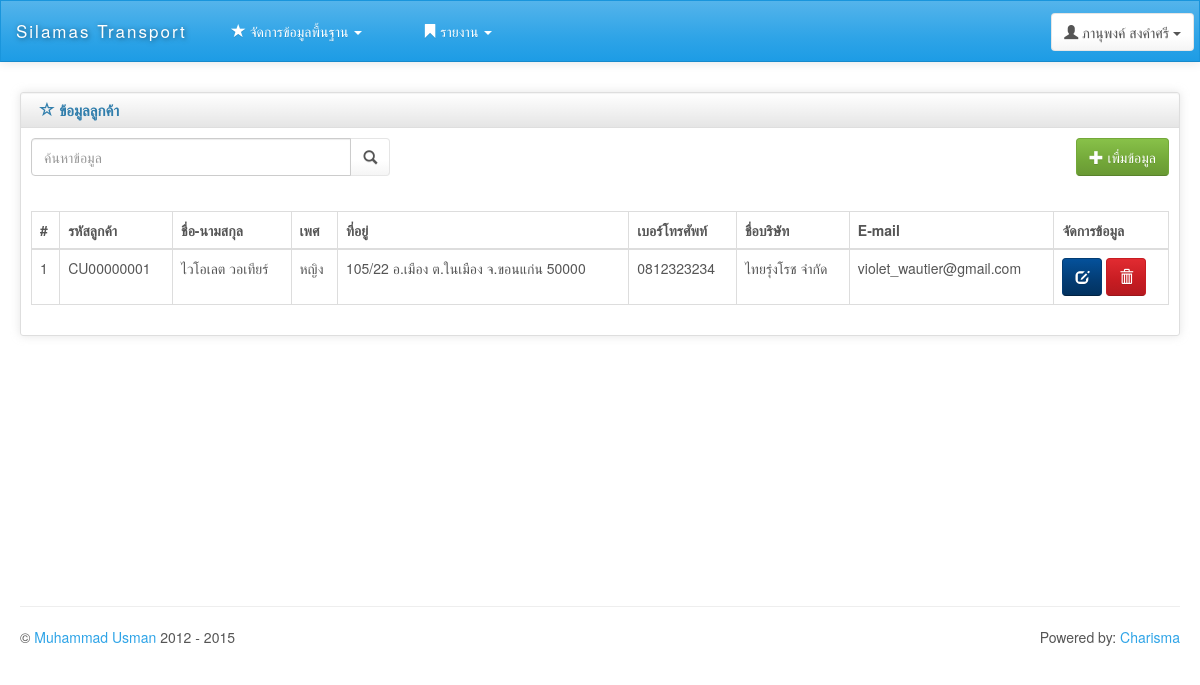
The app's page /customer_list.php (signed in) with its own data.
### tables this page shows
CREATE TABLE `employee` (
  `Emp_id` char(10) NOT NULL,
  `Emp_card` varchar(13) DEFAULT NULL,
  `Emp_name` varchar(20) DEFAULT NULL,
  `Emp_sex` int(1) DEFAULT NULL,
  `Emp_tel` varchar(10) DEFAULT NULL,
  `Emp_pos` int(1) DEFAULT NULL,
  `Emp_user` varchar(20) DEFAULT NULL,
  `Emp_pass` varchar(10) DEFAULT NULL,
  `Car_id` varchar(10) DEFAULT NULL,
  PRIMARY KEY (`Emp_id`)
);

CREATE TABLE `customer` (
  `Cus_id` varchar(10) NOT NULL,
  `Cus_name` varchar(30) DEFAULT NULL,
  `Cus_add` text,
  `Cus_tel` varchar(10) DEFAULT NULL,
  `Cus_company` text,
  `Cus_sex` int(1) DEFAULT NULL,
  `Cus_mail` text,
  PRIMARY KEY (`Cus_id`)
);

### customer_list.php (the view)
<?php include "head.php"; ?>
<div class="row">
    <div class="box col-md-12">
        <div class="box-inner">
            <div class="box-header well" data-original-title="">
                <h2><i class="glyphicon glyphicon-star-empty"></i> ข้อมูลลูกค้า</h2>
            </div>
            <div class="box-content">
                <div class="row">
                    <div class="col-md-4">
                        <form name="frmSearch" method="GET">
                            <div class="form-group input-group">
                                <input type="search" name="search" class="form-control" placeholder="ค้นหาข้อมูล">
                                <span class="input-group-btn">
                                    <button class="btn btn-default" type="submit"><span class="glyphicon glyphicon-search"></span></button>
                                </span>
                            </div>
                        </form>
                    </div>
                    <div class="col-md-8">
                        <div class="pull-right">
                            <a class="btn btn-success" href="customer_view.php">
                                <i class="glyphicon glyphicon-plus "></i> เพื่มข้อมูล
                            </a>
                        </div>
                    </div>
                </div><br>
                <div class="row">
                    <div class="col-md-12">
                        <table class="table table-bordered">
                            <thead>
                                <tr>
                                    <th>#</th>
                                    <th>รหัสลูกค้า</th>
                                    <th>ชื่อ-นามสกุล</th>
                                    <th>เพศ</th>
                                    <th>ที่อยู่</th>
                                    <th>เบอร์โทรศัพท์</th>
                                    <th>ชื่อบริษัท</th>
                                    <th>E-mail</th>
                                    <th>จัดการข้อมูล</th>
                                </tr>
                            </thead>
                            <tbody>
                                <?php
                                $n = 0;
                                $sql = "select * from Customer where Cus_id like '%".$_GET['search']."%' or Cus_name like '%".$_GET['search']."%' "
                                        . "or Cus_add like '%".$_GET['search']."%' or Cus_tel like '%".$_GET['search']."%'"
                                        . "or Cus_company like '%".$_GET['search']."%'or Cus_mail like '%".$_GET['search']."%' order by Cus_id asc";
                                $query = mysqli_query($connect, $sql);
                                $num = mysqli_num_rows($query);
                                if ($num > 0) {
                                    while ($array = mysqli_fetch_array($query)) {
                                        $n++;
                                        if($array['Cus_sex']=="0"){
                                            $sex="ชาย";
                                        }else{
                                            $sex="หญิง";
                                        }
                                        ?>
                                        <tr>
                                            <td><?= $n; ?></td>
                                            <td><?= $array['Cus_id'] ?></td>
                                            <td><?= $array['Cus_name'] ?></td>
                                            <td><?= $sex ?></td>
                                            <td><?= $array['Cus_add'] ?></td>
                                            <td><?= $array['Cus_tel'] ?></td>
                                            <td><?= $array['Cus_company'] ?></td>
                                            <td><?= $array['Cus_mail'] ?></td>
                                            <td class="center">
                                                <a class="btn btn-info" href="customer_view.php?mode=edit&id=<?=$array['Cus_id']?>">
                                                    <i class="glyphicon glyphicon-edit"></i>
                                                </a>
                                                <a class="btn btn-danger" href="customer_save?mode=delete&id=<?=$array['Cus_id']?>" onclick="return confirm('คุณต้องการลบข้อมูลนี่ ? ')">
                                                    <i class="glyphicon glyphicon-trash"></i>
                                                </a>
                                            </td>
                                        </tr>
                                        <?php
                                    }
                                } else {
                                    ?>
                                    <tr>
                                        <th style="text-align: center;" colspan="9"> ไม่พบข้อมูล</th>
                                    </tr>
                                    <?php
                                }
                                ?>
                            </tbody>
                        </table>
                    </div>
                </div>
            </div>
        </div>
    </div>
</div>
<?php include "footer.php"; ?>

### head.php (shortened to what this page needs)
<?php
include "config.php";
?>
<!DOCTYPE html>
<html lang="en">
<head>
    <link id="bs-css" href="css/bootstrap-cerulean.min.css" rel="stylesheet">
    <link href="css/charisma-app.css" rel="stylesheet">
    <link href='bower_components/fullcalendar/dist/fullcalendar.css' rel='stylesheet'>
    <link href='bower_components/fullcalendar/dist/fullcalendar.print.css' rel='stylesheet' media='print'>
    <link href='bower_components/chosen/chosen.min.css' rel='stylesheet'>
    <link href='bower_components/colorbox/example3/colorbox.css' rel='stylesheet'>
    <link href='bower_components/responsive-tables/responsive-tables.css' rel='stylesheet'>
    <link href='bower_components/bootstrap-tour/build/css/bootstrap-tour.min.css' rel='stylesheet'>
    <link href='css/jquery.noty.css' rel='stylesheet'>
    <link href='css/noty_theme_default.css' rel='stylesheet'>
    <link href='css/elfinder.min.css' rel='stylesheet'>
    <link href='css/elfinder.theme.css' rel='stylesheet'>
    <link href='css/jquery.iphone.toggle.css' rel='stylesheet'>
    <link href='css/uploadify.css' rel='stylesheet'>
    <link href='css/animate.min.css' rel='stylesheet'>
</head>
    <body>
<?php
$sql_login = "select * from Employee where Emp_id='".$_SESSION['ss_emp_id']."'";
$result_login = mysqli_query($connect, $sql_login);
$login = mysqli_fetch_array($result_login);
?>
<div class="navbar navbar-default" role="navigation">
    <div class="navbar-inner">
        <a class="navbar-brand" href="index.php">
            <span>Silamas Transport</span></a>
        <div class="btn-group pull-right">
            <button class="btn btn-default dropdown-toggle" data-toggle="dropdown">
                <i class="glyphicon glyphicon-user"></i><span class="hidden-sm hidden-xs"> <?=$login['Emp_name']?></span>
                <span class="caret"></span>
            </button>
        </div>
        <?php
        if($login['Emp_pos']=="0" or $login['Emp_pos']=="1" ){?>
        <ul class="collapse navbar-collapse nav navbar-nav top-menu">
            <li class="dropdown">
                <a href="#" data-toggle="dropdown"><i class="glyphicon glyphicon-star"></i> จัดการข้อมูลพื้นฐาน <span
                        class="caret"></span></a>
            </li>
        </ul>
        <?php } ?>
        <?php if($login['Emp_pos']=="0"){?>
        <ul class="collapse navbar-collapse nav navbar-nav top-menu">
            <li class="dropdown">
                <a href="#" data-toggle="dropdown"><i class="glyphicon glyphicon glyphicon-bookmark"></i> รายงาน <span
                        class="caret"></span></a>
            </li>
        </ul>
        <?php } ?>
    </div>
</div>
<div class="ch-container">
    <div class="row">
    <?php
    if($login['Emp_pos']=="2"){
        include "sidebar.php";
        $size="10";
    }else{
        $size="12";
    }
 ?>
    <div id="content" class="col-lg-<?=$size?> col-sm-<?=$size?>">

### css/charisma-app.css (style rules this page uses)
.ch-container { padding: 0 15px; }
.box { margin-top: 10px; margin-bottom: 10px; }
.box-inner { border: 1px solid #DEDEDE; border-radius: 3px; -webkit-border-radius: 3px; -moz-border-radius: 3px; box-shadow: 0 0 10px rgba(189, 189, 189, 0.4); -webkit-box-shadow: 0 0 10px rgba(189, 189, 189, 0.4); -moz-box-shadow: 0 0 10px rgba(189, 189, 189, 0.4); }
.box-header { border: none; padding-top: 5px; border-bottom: 1px solid #DEDEDE; border-radius: 3px 3px 0 0; -webkit-border-radius: 3px 3px 0 0; -moz-border-radius: 3px 3px 0 0; height: 35px; min-height: 35px !important; margin-bottom: 0; font-weight: bold; font-size: 16px; background: -moz-linear-gradient(top, rgba(255, 255, 255, 0) 0%, rgba(0, 0, 0, 0.1) 100%); background: -webkit-gradient(linear, left top, left bottom, color-stop(0%, rgba(255, 255, 255, 0)), color-stop(100%, rgba(0, 0, 0, 0.1))); background: -webkit-linear-gradient(top, rgba(255, 255, 255, 0) 0%, rgba(0, 0, 0, 0.1) 100%); background: -o-linear-gradient(top, rgba(255, 255, 255, 0) 0%, rgba(0, 0, 0, 0.1) 100%); background: -ms-linear-gradient(top, rgba(255, 255, 255, 0) 0%, rgba(0, 0, 0, 0.1) 100%); background: linear-gradient(to bottom, rgba(255, 255, 255, 0) 0%, rgba(0, 0, 0, 0.1) 100%); filter: progid:DXImageTransform.Microsoft.gradient(startColorstr='#00ffffff', endColorstr='#1a000000', GradientType=0); }
.box-header h2 { font-size: 15px; width: auto; clear: none; float: left; line-height: 25px; white-space: nowrap; font-weight: bold; margin-top: 0; margin-bottom: 0; }
.box-header h2 > i { margin-top: 1px; }
.box-content { padding: 10px; }
.navbar-brand { font-family: "Helvetica Neue",Helvetica,Arial,sans-serif; letter-spacing: 2px; text-shadow: 1px 1px 5px rgba(0, 0, 0, 0.5); font-size: 17px; }
.navbar-brand span { float: left; }
.navbar-inner { padding-top: 5px; padding-bottom: 5px; line-height: 30px; height: 60px; }
.navbar-inner .btn-group { margin: 7px 5px 0 5px; }
.pull-right { float: right !important; }
.navbar { border-radius: 0; }
@media only screen and (min-width: 980px) { a, button, input[type=submit], input[type=button], .product-img { -webkit-transition: .5s; -moz-transition: .5s; -ms-transition: .5s; -o-transition: .5s; transition: .5s; } }
@media only screen and (min-width: 980px) { .ch-container { padding: 0 20px; } }

### bower_components/responsive-tables/responsive-tables.css (style rules this page uses)
table th { font-weight: bold; }
table td, table th { padding: 9px 10px; text-align: left; }

### records on screen
employee: Emp_name "ภานุพงค์ สงคำศรี"
customer: Cus_id "CU00000001", Cus_name "ไวโอเลต วอเทียร์", Cus_sex "หญิง", Cus_add "105/22 อ.เมือง ต.ในเมือง จ.ขอนแก่น 50000", Cus_tel "0812323234", Cus_company "ไทยรุ่งโรช จำกัด", Cus_mail "violet_wautier@gmail.com"
